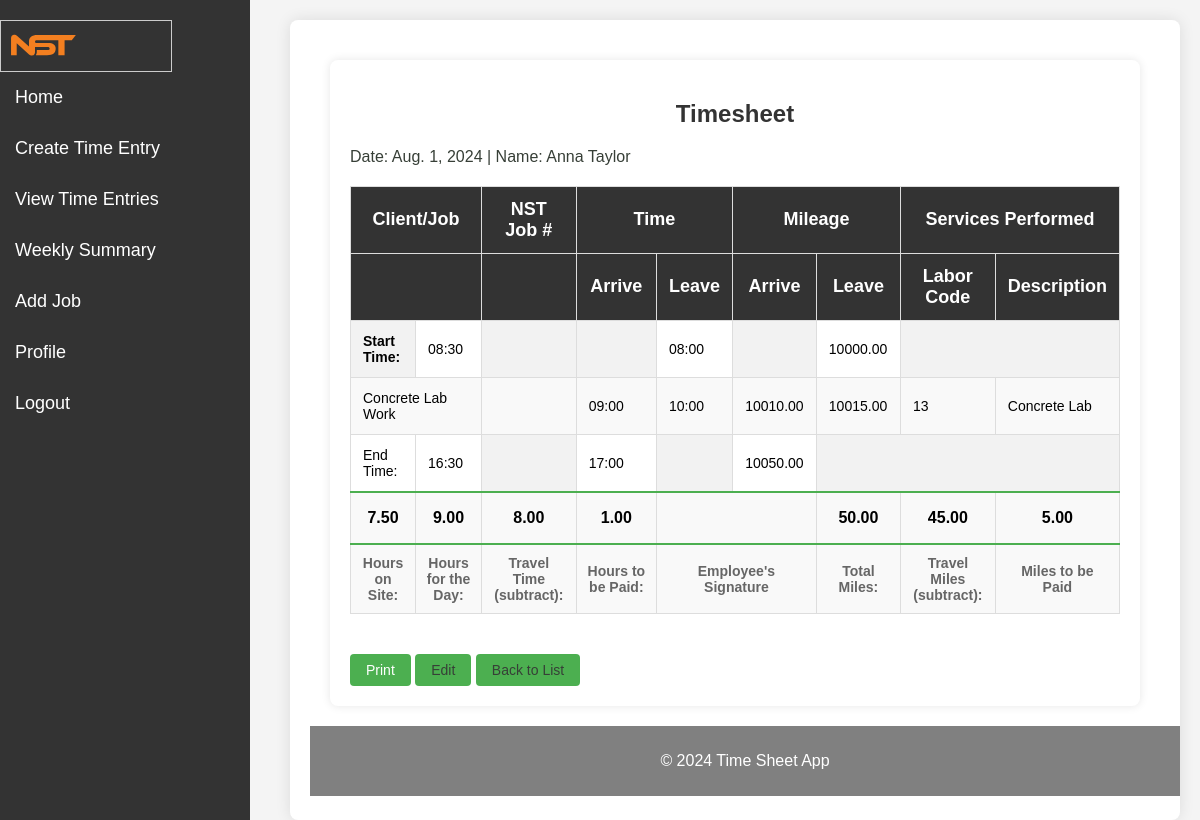
Page /time-entry/11/ (signed in) on the committed database.
### timesheets/models.py (models this page shows, shortened)
class TimeEntry(models.Model):
    LOCATION_CHOICES = [
        ('Home', 'Home'),
        ('Office', 'Office'),
    ]
    id = models.AutoField(primary_key=True)
    date = models.DateField(default=datetime.today)  # New field for date
    user = models.ForeignKey(settings.AUTH_USER_MODEL, on_delete=models.CASCADE)
    start_location = models.CharField(max_length=10, choices=LOCATION_CHOICES, default='Home')
    end_location = models.CharField(max_length=10, choices=LOCATION_CHOICES, default='Home')
    initial_mileage = models.DecimalField(max_digits=7, decimal_places=2, null=True, blank=True)
    final_mileage = models.DecimalField(max_digits=7, decimal_places=2, null=True, blank=True)
    activity_start_mileage = models.DecimalField(max_digits=7, decimal_places=2, null=True, blank=True)
    activity_end_mileage = models.DecimalField(max_digits=7, decimal_places=2, null=True, blank=True)
    total_miles = models.DecimalField(max_digits=7, decimal_places=2, null=True, blank=True)
    travel_miles_subtract = models.DecimalField(max_digits=7, decimal_places=2, null=True, blank=True)
    miles_to_be_paid = models.DecimalField(max_digits=7, decimal_places=2, null=True, blank=True)
    initial_leave_time = models.TimeField(null=True, blank=True)
    final_arrive_time = models.TimeField(null=True, blank=True)
    start_time = models.TimeField(null=True, blank=True)
    end_time = models.TimeField(null=True, blank=True)
    activity_arrive_time = models.TimeField(null=True, blank=True)
    activity_leave_time = models.TimeField(null=True, blank=True)
    hours_on_site = models.DecimalField(max_digits=5, decimal_places=2, null=True, blank=True)
    hours_for_the_day = models.DecimalField(max_digits=5, decimal_places=2, null=True, blank=True)
    travel_time_subtract = models.DecimalField(max_digits=5, decimal_places=2, null=True, blank=True)
    hours_to_be_paid = models.DecimalField(max_digits=5, decimal_places=2, null=True, blank=True)

class Job(models.Model):
    LABOR_CODE_CHOICES = [
        ('1', 'Project Manager/P.E.'),
        ('2', 'Senior Engineer/P.E.'),
        ('3', 'Project Engineer'),
        ('4', 'Laboratory Manager'),
        ('5', 'Laboratory Technician'),
        ('6', 'Field Engineer'),
        ('7', 'Field Technician Level I'),
        ('8', 'Field Technician Level II'),
        ('9', 'CWI'),
        ('10', 'Report/ Documentation Preparation'),
        ('11', 'Report/ Document Quality Review'),
        ('12', 'Concrete/ Sample Collection Pick-Up'),
        ('13', 'Concrete Lab'),
        ('14', 'Concrete Coring'),
        ('15', 'Windsor Probe/Pin'),
        ('16', 'Schmidt Hammer'),
        ('17', 'Ground Penetrating Radar'),
        ('18', 'Floor Flatness'),
        ('19', 'CAD Drawing'),
        ('20', 'Administration'),
        ('21', 'Marketing'),
        ('22', 'Clerical Support'),
        ('23', 'Training'),
        ('24', 'School'),
        ('25', 'Moisture Content'),
        ('26', 'Particle Size Analysis'),
        ('27', 'Hydrometer'),
        ('28', 'Atterberg Limits'),
        ('29', 'Specific Gravity'),
        ('30', 'Organic Content'),
        ('31', 'Unit Weight'),
        ('32', 'Density, Soil Particle'),
        ('33', 'Fractional Organic Carbon'),
        ('34', 'Hydraulic Conductivity'),
        ('35', 'Standard Proctor 4" Mold'),
        ('36', 'Standard Proctor 6" Mold'),
        ('37', 'Modified Proctor 4" Mold'),
        ('38', 'Modified Proctor 6" Mold'),
        ('39', 'Unconsolidated Triaxle Shear Test'),
        ('40', 'Consolidated Triaxle Shear Test'),
        ('41', 'Unconfined Compression'),
        ('42', 'One Dimensional Consolidation'),
        ('43', 'Asphalt Extraction Test'),
        ('44', 'Gyratory Compaction'),
        ('45', 'Asphalt Bulk Specific Gravity'),
        ('46', 'Asphalt Apparent Specific Gravity'),
        ('47', 'pH'),
        ('48', 'Other'),
    ]
    time_entry = models.ForeignKey(TimeEntry, related_name='jobs', on_delete=models.CASCADE)
    activity_start_mileage = models.DecimalField(max_digits=7, decimal_places=2, null=True, blank=True)
    activity_arrive_time = models.TimeField()
    activity_leave_time = models.TimeField()
    activity_end_mileage = models.DecimalField(max_digits=7, decimal_places=2, null=True, blank=True)
    labor_code = models.CharField(max_length=2, choices=LABOR_CODE_CHOICES)
    description = models.TextField()
    @property
    def labor_code_description(self):
        return dict(self.LABOR_CODE_CHOICES).get(self.labor_code, "Unknown Code")

### accounts/models.py (models this page shows)
class CustomUser(AbstractUser):
    pass

### timesheets/views.py (the view)
# urls.py: path('<int:pk>/', views.time_entry_detail, name='time_entry_detail'),
@login_required
def time_entry_detail(request, pk):
    time_entry = get_object_or_404(TimeEntry, pk=pk)
    return render(request, 'timesheets/time_entry_detail.html', {'time_entry': time_entry})

### timesheets/templates/timesheets/time_entry_detail.html (shortened to what this page needs)
{% extends 'timesheets/base.html' %}
{% block content %}
    <div class="timesheet-form">
        <h2>Timesheet</h2>
                <a style="text-align: right;"> Date: {{ time_entry.date }} | Name: {{ request.user.first_name }} {{ request.user.last_name }}</a>
        <table>
        <thead>
            <tr>
                <th class="header" colspan="2">Client/Job</th>
                <th class="header">NST Job #</th>
                <th class="header" colspan="2">Time</th>
                <th class="header" colspan="2">Mileage</th>
                <th class="header" colspan="2">Services Performed</th>
            </tr>
            <tr>
                <th colspan="2"></th>
                <th></th>
                <th>Arrive</th>
                <th>Leave</th>
                <th>Arrive</th>
                <th>Leave</th>
                <th>Labor Code</th>
                <th>Description</th>
            </tr>
        </thead>
        <tbody>
            <tr>
                <td class="header">Start Time:</td>
                <td>{{ time_entry.start_time|date:"H:i" }}</td>
                <td class="header"></td>
                <td class="header"></td>
                <td>{{ time_entry.initial_leave_time|date:"H:i" }}</td>
                <td class="header"></td>
                <td>{{ time_entry.initial_mileage }}</td>
                <td class="header" colspan="2"></td>
            </tr>
            {% for job in time_entry.jobs.all %}
            <tr>
                <td colspan="2">{{ job.description }}</td>
                <td></td>
                <td>{{ job.activity_arrive_time|date:"H:i" }}</td>
                <td>{{ job.activity_leave_time|date:"H:i" }}</td>
                <td>{{ job.activity_start_mileage }}</td>
                <td>{{ job.activity_end_mileage }}</td>
                <td>{{ job.labor_code }}</td>
                <td>{{ job.labor_code_description }}</td>
            </tr>
            {% endfor %}
            <tr>
                <td>End Time:</td>
                <td>{{ time_entry.end_time|date:"H:i" }}</td>
                <td class="header"></td>
                <td>{{ time_entry.final_arrive_time|date:"H:i" }}</td>
                <td class="header"></td>
                <td>{{ time_entry.final_mileage }}</td>
                <td class="header" colspan="3"></td>
            </tr>
        </tbody>
        <tfoot>
            <tr>
                <td>{{ time_entry.hours_on_site }}</td>
                <td>{{ time_entry.hours_for_the_day }}</td>
                <td>{{ time_entry.travel_time_subtract }}</td>
                <td>{{ time_entry.hours_to_be_paid }}</td>
                <td colspan="2" style="height: 30px;"></td>
                <td>{{ time_entry.total_miles }}</td>
                <td>{{ time_entry.travel_miles_subtract }}</td>
                <td>{{ time_entry.miles_to_be_paid }}</td>
            </tr>
            <tr>
                <td>Hours on Site:</td>
                <td>Hours for the Day:</td>
                <td>Travel Time (subtract):</td>
                <td>Hours to be Paid:</td>
                <td colspan="2">Employee's Signature</td>
                <td>Total Miles:</td>
                <td>Travel Miles (subtract):</td>
                <td>Miles to be Paid</td>
            </tr>
        </tfoot>
    </table>
<button onclick="window.print()">Print</button>
<button> <a href="{% url 'time_entry_edit' time_entry.pk %}">Edit</a></button>
<button> <a href="{% url 'time_entry_list' %}">Back to List</a></button>
{% endblock %}

### timesheets/static/css/style.css (style rules this page uses)
body { margin-top:20px; font-family: Arial, sans-serif; background-color: #f4f4f4; }
table { width: 100%; border-collapse: collapse; margin-top: 20px; font-size: 14px; }
thead { background-color: #4CAF50; color: white; }
th, td { padding: 12px; border: 1px solid #ddd; text-align: left; }
th { font-weight: bold; background-color: #333633; color: white; text-align: center; }
tbody tr:nth-child(even) { background-color: #f9f9f9; }
a { color: #373f37; text-decoration: none; }

### timesheets/templates/timesheets/base.html (style rules this page uses)
html, body { height: 100%; margin: 0; padding: 0; }
body { display: flex; flex-direction: column; font-family: Arial, sans-serif; background-color: #f4f4f4; }

### timesheets/templates/timesheets/time_entry_detail.html (style rules this page uses)
body { font-family: Arial, sans-serif; background-color: #f4f4f4; margin: 20px; }
.timesheet-form { margin: 20px; background-color: white; padding: 20px; border-radius: 8px; box-shadow: 0 0 10px rgba(0, 0, 0, 0.1); }
.timesheet-form h2 { text-align: center; font-size: 24px; font-weight: bold; margin-bottom: 20px; color: #333; }
.timesheet-form table { width: 100%; border-collapse: collapse; margin-bottom: 20px; background-color: #fff; }
.timesheet-form th, .timesheet-form td { border: 1px solid #ddd; padding: 12px; text-align: left; }
.timesheet-form th { background-color: #333; color: white; text-align: center; font-size: 18px; }
.timesheet-form td.header { background-color: #f2f2f2; font-weight: bold; }
.timesheet-form tfoot td { text-align: center; font-size: 16px; font-weight: bold; padding: 10px; background-color: #f9f9f9; border-top: 2px solid #4CAF50; }
.timesheet-form tfoot tr { border-top: 2px solid #4CAF50; }
.timesheet-form tfoot tr:last-child td { font-size: 14px; color: #666; }
button { display: inline-block; padding: 8px 16px; background-color: #4CAF50; color: white; border: none; border-radius: 4px; cursor: pointer; font-size: 14px; margin-top: 20px; width: auto; }

### rows in the picture
TimeEntry: date "Aug. 1, 2024", start_time "08:30", initial_leave_time "08:00", initial_mileage "10000.00", end_time "16:30", final_arrive_time "17:00", final_mileage "10050.00", hours_on_site "7.50", hours_for_the_day "9.00", travel_time_subtract "8.00", hours_to_be_paid "1.00", total_miles "50.00", travel_miles_subtract "45.00", miles_to_be_paid "5.00"
CustomUser: user.first_name "Anna", user.last_name "Taylor"
Job: description "Concrete Lab Work", activity_arrive_time "09:00", activity_leave_time "10:00", activity_start_mileage "10010.00", activity_end_mileage "10015.00", labor_code "13", labor_code_description "Concrete Lab"
